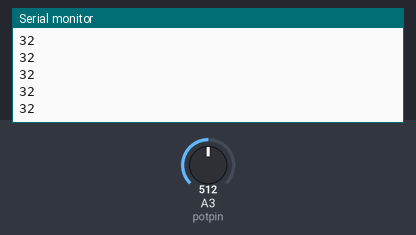
Simulated run of this sketch. Board: Arduino Uno, built with avr-gcc and run on an emulated ATmega328P. Parts: the last lines printed to the serial monitor. Inputs (shaded band) come from the test bench; at power-on: A3 (potpin) = 512.

Above: at 1.2 s.
1.3 s: A3 (potpin) set to 716
At 1.31 s:
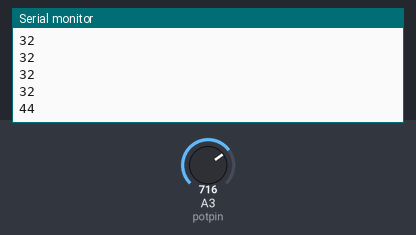
2.8 s: A3 (potpin) set to 900
At 2.81 s:
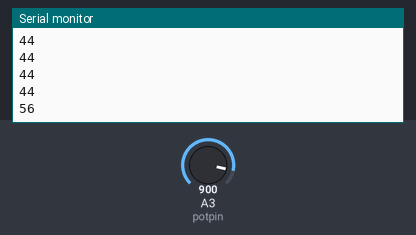
Timing chart, 0 to 5.8 s (numbered marks = the images above; inputs shaded):
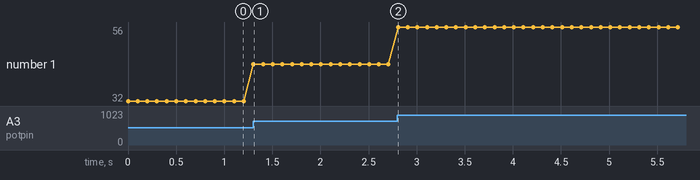

Measured:
- after the input at 1.3 s, the serial monitor: prints a new line at once (image 1)
- after the input at 2.8 s, the serial monitor: prints a new line at once (image 2)
- plotted number 1: 32 → 44 after the input at 1.3 s, 44 → 56 after the input at 2.8 s

The sketch:

lab3.ino
```cpp
const int potpin = 17;
const int ledpin = 0;

void setup() {
  Serial.begin(9600);
}

void loop() {
  int result= analogRead(potpin)/16;
  Serial.println(result);
  analogWrite(ledpin, result);
  delay(100);
}
```
